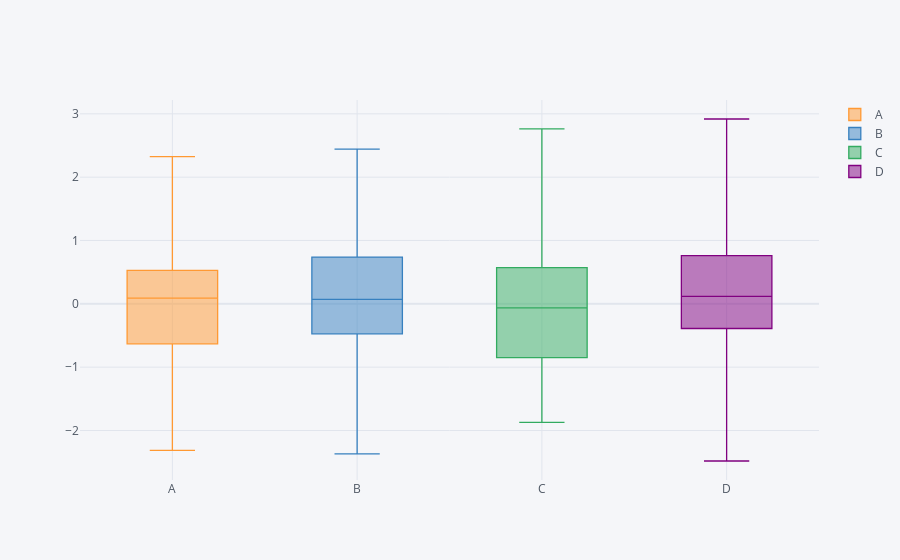

The notebook cell saved with this chart:
### Markdown cell above
# Boxplots

### Code cell
df.iplot(kind = 'box')
